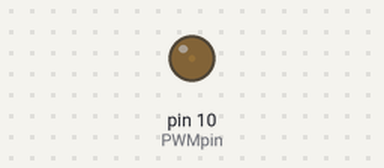
Recording of a sketch running on a simulated Arduino Uno, built with avr-gcc and run on an emulated ATmega328P. On the bench: output pins drawn as LEDs (lit = HIGH).

Above: at 0.05 s.
At 1.15 s:
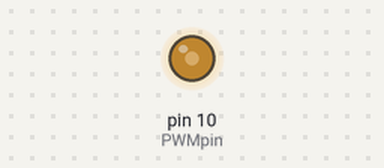
At 2.3 s:
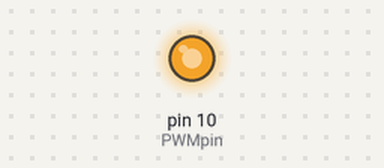
At 4.6 s:
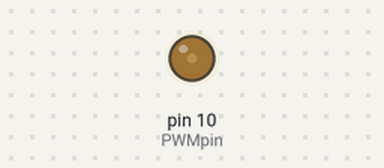
Timing chart, 0 to 6.6 s (numbered marks = the images above):
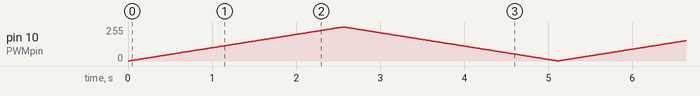

The sketch:

PWM1.ino
```cpp
// Dim an LED using a PWM pin
int PWMpin = 10; // LED in series with 470 ohm resistor on pin 10

void setup()
{
  // no setup needed
}

void loop()
{
  for (int i = 0; i <= 255; i++) {
    analogWrite(PWMpin, i);
    delay(10);
  }

  for (int i = 255; i > 1; i--) {
    analogWrite(PWMpin, i);
    delay(10);
  }
}
```
